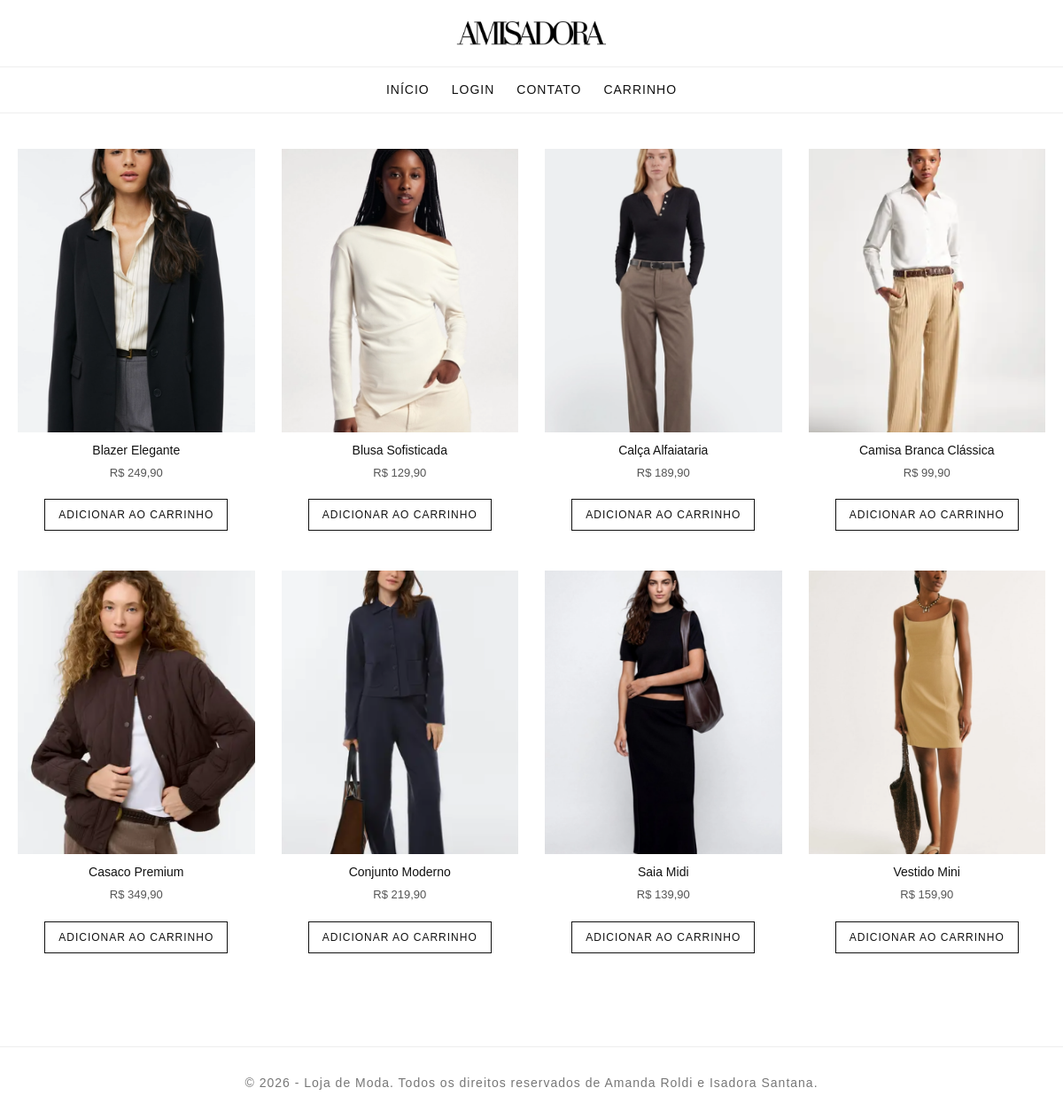
The page / on the database its author committed.
### tables this page shows
CREATE TABLE IF NOT EXISTS produtos (
    Id     INT AUTO_INCREMENT PRIMARY KEY,
    Nome   VARCHAR(120),
    Preco  DECIMAL(10,2),
    Imagem VARCHAR(120)
);

### app/banco.php (called while the page is built, shortened)
<?php
function banco($server, $user, $password, $db, $consulta)
{
    $banco = new mysqli($server, $user, $password, $db);
    if (!$resultado = $banco->query($consulta)) {
        echo "Falha na consulta: (" . $banco->errno . ") - " . $banco->error;
        exit();
    }
    return $resultado;
}
?>

### index.php (the view, shortened to what this page needs)
<?php
include __DIR__ . "/app/cons.php";
require_once __DIR__ . "/app/banco.php";
$consulta = "SELECT * FROM produtos";
$resultado = banco($server, $user, $password, $db, $consulta);
?>
<html>
<head>
    <link rel="stylesheet" href="style.css">
</head>
<body>
<header class="header">
    <img src="header.png" alt="Header da Loja">
</header>
<nav class="menu">
    <a href="index.php">Início</a>
    <?php if (isset($_SESSION["login"])): ?>
        <a href="logout.php">Sair (<?= $_SESSION["login"] ?>)</a>
    <?php else: ?>
        <a href="login.php">Login</a>
    <?php endif; ?>
    <a href="contato.php">Contato</a>
    <a href="carrinho.php">Carrinho</a>
</nav>
<main class="vitrine">
    <section class="produtos">
        <?php while ($linha = $resultado->fetch_assoc()): ?>
            <div class="produto">
                <img src="img/<?= $linha["Imagem"] ?>" alt="<?= $linha["Nome"] ?>">
                <h3><?= $linha["Nome"] ?></h3>
                <p>R$ <?= number_format($linha["Preco"], 2, ',', '.') ?></p>
                <a href="carrinho.php?produto=<?= urlencode($linha["Nome"]) ?>&preco=<?= $linha["Preco"] ?>">
                    <button>Adicionar ao Carrinho</button>
                </a>
            </div>
        <?php endwhile; ?>
    </section>
</main>
<?php include "footer.php"; ?>
</body>
</html>

### footer.php
<footer class="footer">
    <p>&copy; 2026 - Loja de Moda. Todos os direitos reservados de Amanda Roldi e Isadora Santana.</p>
</footer>

### style.css (style rules this page uses)
* { margin: 0; padding: 0; box-sizing: border-box; font-family: "Arial", sans-serif; }
html { -webkit-font-smoothing: antialiased; -moz-osx-font-smoothing: grayscale; }
body { background-color: #ffffff; color: #111; line-height: 1.5; padding-bottom: 50px; }
.header { width: 100%; display: flex; justify-content: center; align-items: center; padding: 20px 0; border-bottom: 1px solid #eee; background-color: #fff; }
.header img { max-width: 280px; height: auto; object-fit: contain; }
.menu { display: flex; justify-content: center; gap: 40px; padding: 15px 0; border-bottom: 1px solid #eee; }
.menu a { text-decoration: none; color: #111; font-size: 14px; letter-spacing: 1px; text-transform: uppercase; font-weight: 300; transition: 0.3s; }
.vitrine { padding: 40px 20px; max-width: 1200px; margin: 0 auto; }
.produtos { display: grid; grid-template-columns: repeat(4, 1fr); gap: 30px; }
.produto { text-align: center; padding-bottom: 15px; transition: transform 0.3s ease; }
.produto img { width: 100%; height: 320px; object-fit: cover; background-color: #f5f5f5; }
.produto h3 { font-size: 14px; margin-top: 10px; font-weight: 500; }
.produto p { margin-top: 5px; font-size: 13px; color: #555; }
.produto button { margin-top: 10px; padding: 10px 15px; border: 1px solid #111; background: transparent; color: #111; font-size: 12px; text-transform: uppercase; cursor: pointer; font-family: inherit; transition: 0.3s; }
.footer { width: 100%; text-align: center; padding: 20px; border-top: 1px solid #eee; margin-top: 50px; font-size: 12px; color: #777; letter-spacing: 1px; }
.menu { display: flex; justify-content: center; align-items: center; gap: 25px; padding: 15px 0; border-bottom: 1px solid #eee; }
body { background: #fff; font-family: Arial, sans-serif; color: #111; }
p { font-size: 14px; margin: 10px 0; }
button { margin-top: 20px; padding: 12px 20px; border: none; background: #111; color: #fff; cursor: pointer; font-size: 14px; letter-spacing: 1px; transition: 0.3s; }
body { font-family: Arial, sans-serif; background: #fff; margin: 0; padding: 0; }
.header img { width: 100%; max-height: 180px; object-fit: cover; }

### rows shown on the page
produtos: Imagem (picture), Nome "Blazer Elegante", Preco "249,90"
produtos: Imagem (picture), Nome "Blusa Sofisticada", Preco "129,90"
produtos: Imagem (picture), Nome "Calça Alfaiataria", Preco "189,90"
produtos: Imagem (picture), Nome "Camisa Branca Clássica", Preco "99,90"
produtos: Imagem (picture), Nome "Casaco Premium", Preco "349,90"
produtos: Imagem (picture), Nome "Conjunto Moderno", Preco "219,90"
produtos: Imagem (picture), Nome "Saia Midi", Preco "139,90"
produtos: Imagem (picture), Nome "Vestido Mini", Preco "159,90"
